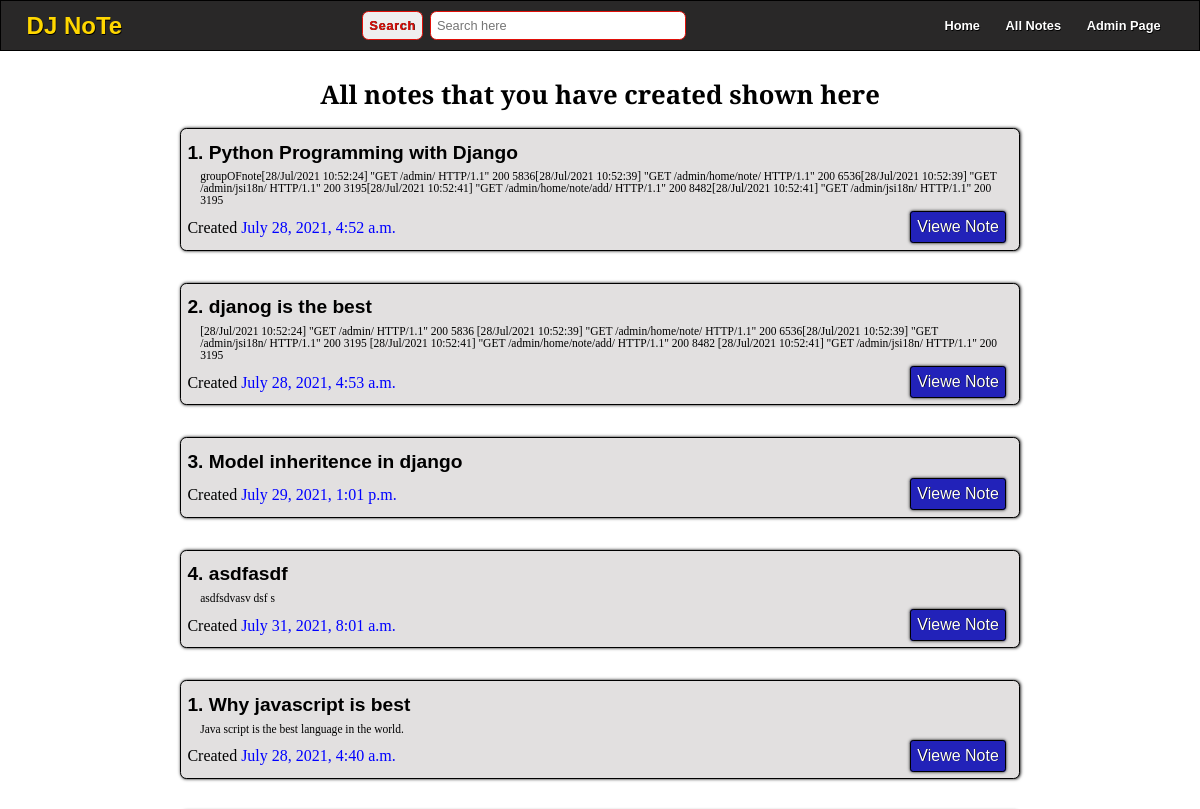
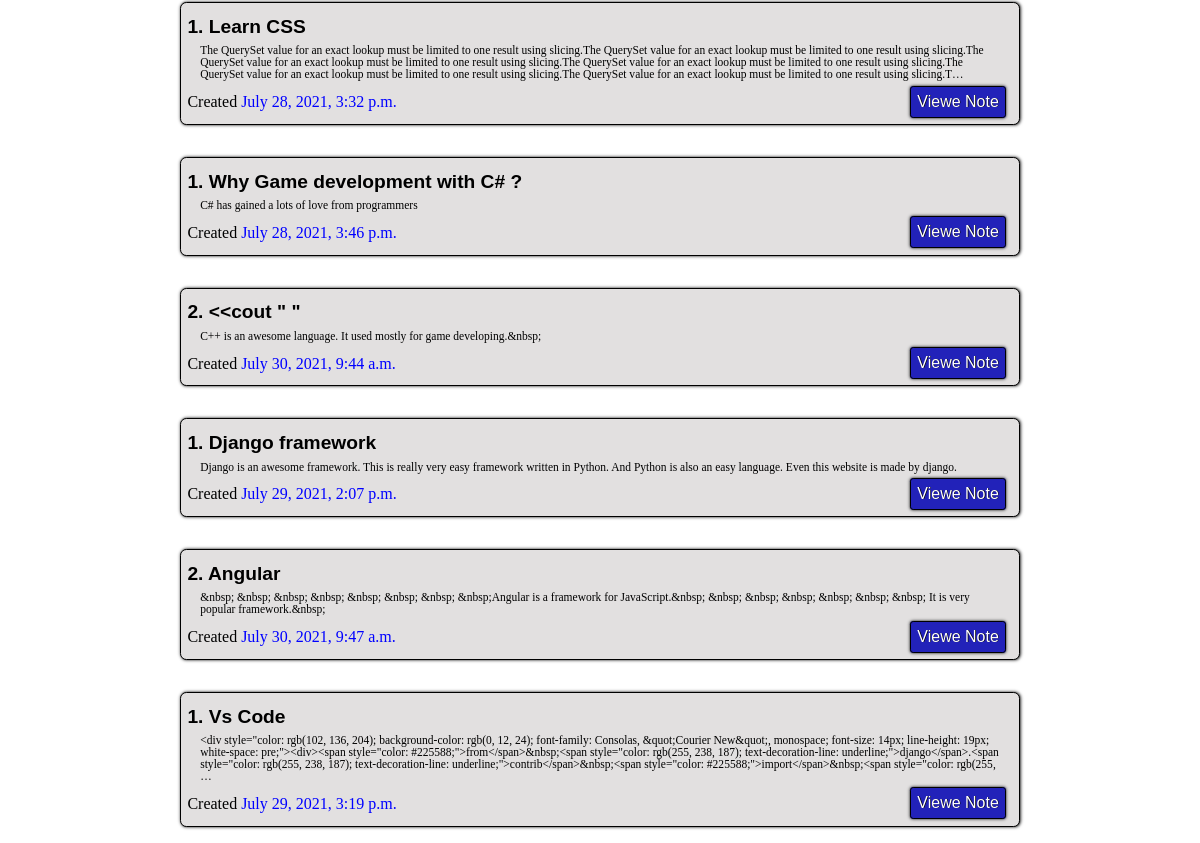
The page /allnotes/ on the database as committed earlier (2 pictures, top to bottom).
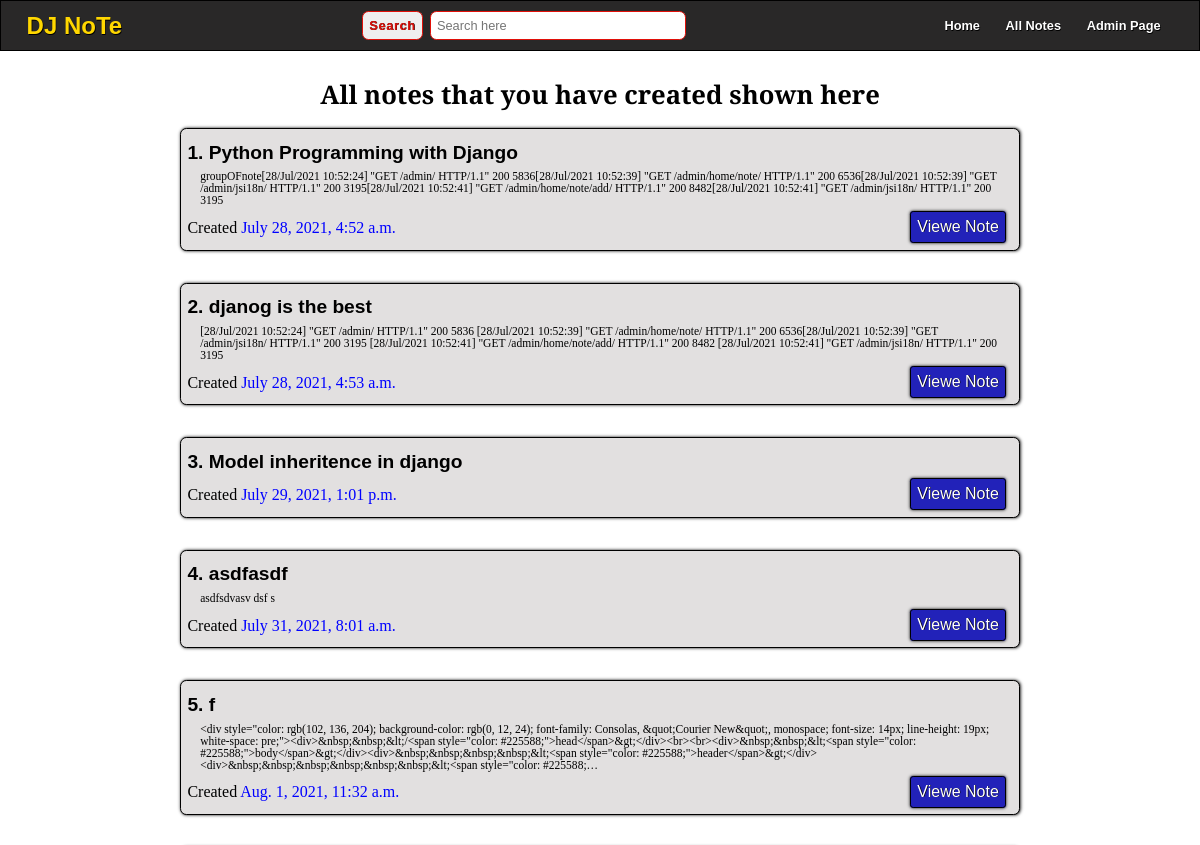
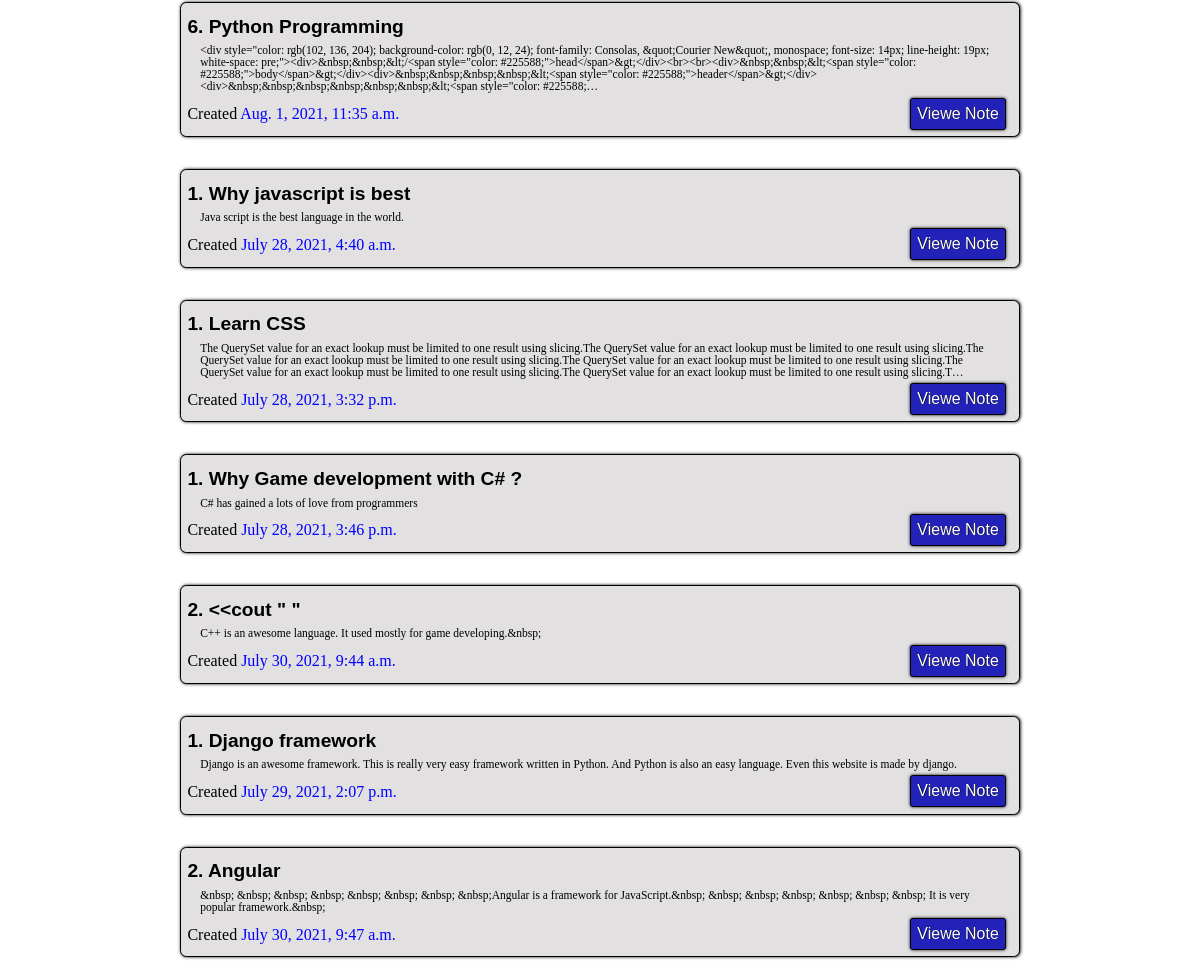
The same page on the database as committed later (2 pictures, top to bottom).
### home/models.py (models this page shows)
class Note(models.Model):
    group = models.ForeignKey(Group, on_delete=models.CASCADE)
    title = models.CharField(max_length=300)
    desc = models.TextField()
    time = models.DateTimeField(default=now)

### home/views.py (the view)
# urls.py: path('allnotes/', views.allNotes , name='allnotes'),
def allNotes(req):
    return render(req, 'allNotes.html' , {'notes':Note.objects.all(), 'allGroup':Group.objects.all(), })

### templates/allNotes.html (shortened to what this page needs)
{% extends 'main.html' %}
{% load static %}
{% block link %}
    <link rel="stylesheet" href="{% static 'Style/notesOnly.css' %}">
{% endblock link %}
{% block body %}
    <section class="allNote">
        <h1 class='allNote_message'>All notes that you have created shown here</h1>
        {% for group in allGroup %}
            {% for i in group.note_set.all %}
                <div class='notes'>
                    <h3 class='title'>{{ forloop.counter }}. {{i.title}}</h3>
                    <div class="description">
                        <p>{{i.desc|truncatechars:500}}</p>
                    </div>
                    <div class="others">
                        <p class='time'>Created <span>{{i.time}}</span></p>
                        <div class="links">
                            <a href="{% url 'note' group.id i.id %}" class='view_note'>Viewe Note</a>
                        </div>
                    </div>
                </div>
            {% endfor %}
        {% endfor %}
    </section>
{% endblock body %}

Rows that differ between the two databases and show on the page:
removed Note: title "Vs Code", desc "<div style=\"color: rgb(102, 136, 204); background-color: rgb(0, 12, 24); font-family: Consolas, &quot;Courier New&quot;, monospace; font-size: 14px; line-height: 19px; white-space: pre;\"><div><span style=\"color: #225588;\">from</span>&nbsp;<span style=\"color: rgb(255, 238, 187); text-decoration-line: underline;\">django</span>.<span style=\"color: rgb(255, 238, 187); text-decoration-line: underline;\">contrib</span>&nbsp;<span style=\"color: #225588;\">import</span>&nbsp;<span style=\"color: rgb(255, …", time "July 29, 2021, 3:19 p.m."
added Note: title "f", desc "<div style=\"color: rgb(102, 136, 204); background-color: rgb(0, 12, 24); font-family: Consolas, &quot;Courier New&quot;, monospace; font-size: 14px; line-height: 19px; white-space: pre;\"><div>&nbsp;&nbsp;&lt;/<span style=\"color: #225588;\">head</span>&gt;</div><br><br><div>&nbsp;&nbsp;&lt;<span style=\"color: #225588;\">body</span>&gt;</div><div>&nbsp;&nbsp;&nbsp;&nbsp;&lt;<span style=\"color: #225588;\">header</span>&gt;</div><div>&nbsp;&nbsp;&nbsp;&nbsp;&nbsp;&nbsp;&lt;<span style=\"color: #225588;…", time "Aug. 1, 2021, 11:32 a.m.", shown under Group (number 1 of 5 on the later page)
added Note: title "Python Programming", desc "<div style=\"color: rgb(102, 136, 204); background-color: rgb(0, 12, 24); font-family: Consolas, &quot;Courier New&quot;, monospace; font-size: 14px; line-height: 19px; white-space: pre;\"><div>&nbsp;&nbsp;&lt;/<span style=\"color: #225588;\">head</span>&gt;</div><br><br><div>&nbsp;&nbsp;&lt;<span style=\"color: #225588;\">body</span>&gt;</div><div>&nbsp;&nbsp;&nbsp;&nbsp;&lt;<span style=\"color: #225588;\">header</span>&gt;</div><div>&nbsp;&nbsp;&nbsp;&nbsp;&nbsp;&nbsp;&lt;<span style=\"color: #225588;…", time "Aug. 1, 2021, 11:35 a.m.", shown under Group (number 1 of 5 on the later page)
